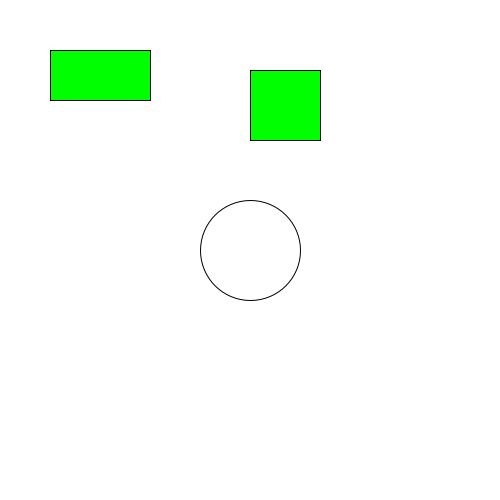
Frame 1 (no input)
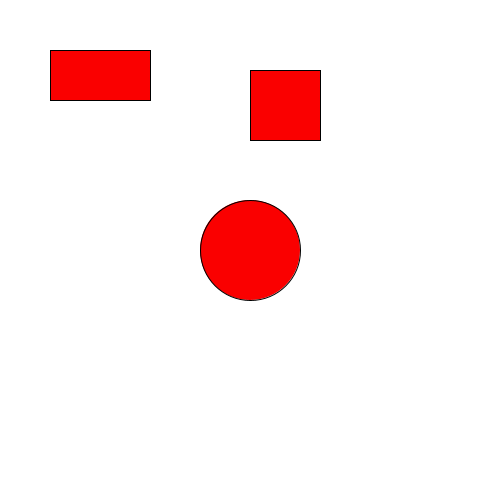
Frame 60 (the mouse pressed at the canvas centre just before this capture)
Frame 120 (the mouse held since frame 60 and released just before this capture): identical to frame 60, image omitted

The Processing sketch that drew these frames (run headless with seeded random() and noise(); from frame 60 on, the mouse is pressed at the canvas centre):

// Processing sketch: funciones5boton
// ── funciones5boton.pde
color relleno;
int tam;

void setup() {
  size(500, 500);

  relleno = color(0, 255, 0);
  tam=100;
}
void draw() {
  background(255);

  ellipse(width/2, height/2, tam, tam);

  fill(relleno);
  rect(50, 50, 100, 50);

  rect(250, 70, 70, 70);

  if (zonaBoton(50, 50, 100, 50)) {
    relleno = color(0, 0, 250);
  } else {
    relleno = color(250, 0, 0);
  }
}
void mousePressed() {
  if (zonaBoton(50, 50, 100, 50)) {
    relleno = color(250, 0, 250);
  }
  if (elOtroZonaBoton(250, 70, 70, 70)) {
    tam+=10;
  }
}
boolean zonaBoton(int px, int py, int ancho, int alto) {    //ya no es void. DEVUELVE/RETORNA VALOR
  if (mouseX > px && mouseX < px+ancho && mouseY > py && mouseY < py+alto) {
    return true;
  } else {
    return false;
  }
}
boolean elOtroZonaBoton(int px, int py, int ancho, int alto) {
  boolean presionado = mouseX > px && mouseX < px+ancho && mouseY > py && mouseY < py+alto;
  return presionado;
}
